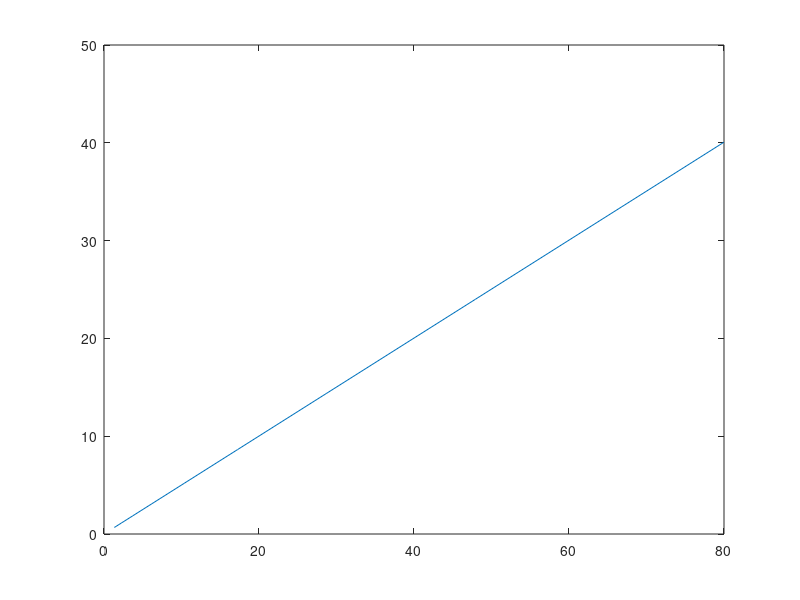

Here is the MATLAB script that generated this plot:
g = 9.81; % acceleration due to gravity
avo = 6.023e23; % Avogadro’s number
e = exp(1); % base of natural log
pi_4 = pi / 4;
log10e = log10( e );
bar_to_kP = 101.325; % atmospheres to kiloPascals
x = [1 3 0 -1 5];
x(3)
y = 1:0.5:4;
y(2)
%The function linspace can be used to initialize a vector of equally spaced values
linspace(0, 2, 10)    
y = logspace(0, 2, 10)
%This generates the following set of numbers 10 numbers between 100 to 102 (inclusive):
%1.0000, 1.6681, 2.7826, 4.6416, 7.7426, 12.9155, 21.5443, 35.9381,
%59.9484, 100.0000.%
dy = diff(y)
yy = y(1:end-1) + dy./2
plot(yy,dy)
y = [1 4 8 0 -1]'
y = [1 4 8 0 -1]
r = rand(1,7)
r([1 7 2]) = [ ] %assign r(1) r(7) r(2) to 0 ? no delete them
